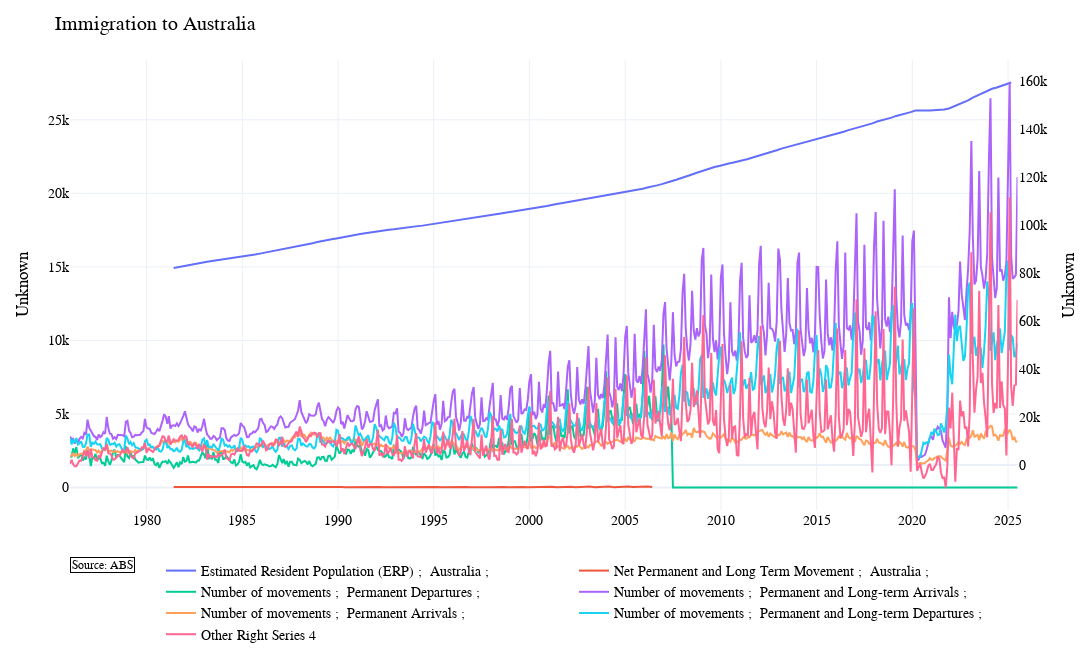

Notebook cell for this chart:
### Code cell
figga = watchlist.plot_watchlist(['A2133251W', "A2133253A", "A85232566J"], ['A85232568L', "A85232567K"], other_series={"right":[ departs, delta]}, 
                                 template="plotly_white", plot_title="Immigration to Australia")
figga.show()

### Figure 1 — Plotly figure (JSON) as saved in the notebook; plotly's stock layout.template omitted (floating-point values rounded to 4 significant figures; data arrays with more than 128 entries replaced by an {"elided": "..."} marker saying what was removed)
{"data": [{"mode": "lines", "name": "Estimated Resident Population (ERP) ;  Australia ;", "type": "scatter", "x": {"elided": "176 str values"}, "xaxis": "x", "y": {"elided": "176 float values"}, "yaxis": "y"}, {"mode": "lines", "name": "Net Permanent and Long Term Movement ;  Australia ;", "type": "scatter", "x": {"elided": "176 str values"}, "xaxis": "x", "y": {"elided": "176 float values"}, "yaxis": "y"}, {"mode": "lines", "name": "Number of movements ;  Permanent Departures ;", "type": "scatter", "x": {"elided": "595 str values"}, "xaxis": "x", "y": {"elided": "595 int values"}, "yaxis": "y"}, {"mode": "lines", "name": "Number of movements ;  Permanent and Long-term Arrivals ;", "type": "scatter", "x": {"elided": "595 str values"}, "xaxis": "x", "y": {"elided": "595 int values"}, "yaxis": "y2"}, {"mode": "lines", "name": "Number of movements ;  Permanent Arrivals ;", "type": "scatter", "x": {"elided": "595 str values"}, "xaxis": "x", "y": {"elided": "595 int values"}, "yaxis": "y2"}, {"mode": "lines", "name": "Number of movements ;  Permanent and Long-term Departures ;", "type": "scatter", "x": {"elided": "595 str values"}, "xaxis": "x", "y": {"elided": "595 int values"}, "yaxis": "y2"}, {"mode": "lines", "name": "Other Right Series 4", "type": "scatter", "x": {"elided": "595 str values"}, "xaxis": "x", "y": {"elided": "595 int values"}, "yaxis": "y2"}], "layout": {"annotations": [{"align": "left", "bgcolor": "white", "bordercolor": "black", "borderwidth": 1, "font": {"color": "black", "size": 12}, "showarrow": false, "text": "Source: ABS", "x": 0, "xref": "paper", "y": -0.14, "yref": "paper"}], "font": {"color": "black", "family": "Arial, sans-serif", "size": 14}, "height": 660, "hovermode": "x unified", "legend": {"bgcolor": "rgba(255,255,255,0)", "bordercolor": "rgba(255,255,255,0)", "orientation": "h", "x": 0.5, "xanchor": "center", "y": -0.1, "yanchor": "top"}, "margin": {"b": 40, "l": 70, "r": 10, "t": 60}, "title": {"text": "Immigration to Australia"}, "width": 1320, "xaxis": {"anchor": "y", "domain": [0, 0.94]}, "yaxis": {"anchor": "x", "domain": [0, 1], "title": {"text": "Unknown"}, "type": "linear"}, "yaxis2": {"anchor": "x", "overlaying": "y", "showgrid": false, "side": "right", "title": {"text": "Unknown"}, "type": "linear"}}}
